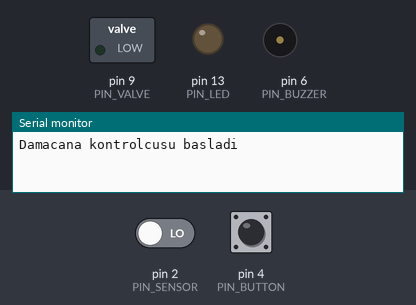
This sketch was run on a simulated Arduino Nano, built with avr-gcc and run on an emulated ATmega328P. Shown: switched loads named in the sketch (green lamp = pin HIGH), output pins drawn as LEDs (lit = HIGH), buzzer (waves = sounding, pin HIGH), the last lines printed to the serial monitor. Inputs (shaded band) come from the test bench; at power-on: pin 2 (PIN_SENSOR) LOW, pin 4 (PIN_BUTTON) HIGH.

Above: at 1.2 s.
1.3 s: pin 2 (PIN_SENSOR) driven HIGH
At 1.36 s:
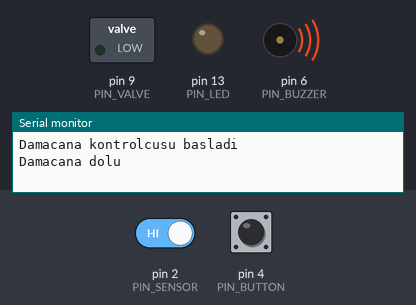
4.3 s: pin 2 (PIN_SENSOR) driven LOW
Timing chart, 0 to 7.3 s (numbered marks = the images above; inputs shaded):
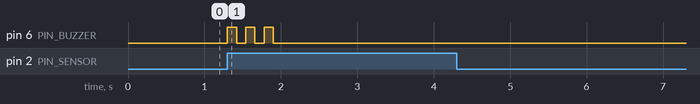

Measured:
- after the input at 1.3 s, pin 6 (PIN_BUZZER): alternates HIGH for 0.12 s and LOW for 0.12 s, 6 changes in all, then stays LOW, starting at once

The sketch:

damacana_kontrol.ino
```cpp
// Damacana aktarma kontrolcüsü — Arduino Nano
// Arıtmanın basınçlı tankındaki suyu belirli aralıklarla 12 V selenoid vanayı açarak
// damacanaya aktarır. XKC-Y25-V sensörü damacana dolunca vanayı anında kapatır.
// Vana 12 V röle modülüyle sürülür. Kartın tek beslemesi 12 V adaptördür (VIN).

const uint8_t PIN_SENSOR = 2;   // XKC-Y25-V sarı kablo (sensör Nano'nun 5V'u ile beslenir)
const uint8_t PIN_BUTTON = 4;   // elle aktarım düğmesi, diğer ucu GND
const uint8_t PIN_BUZZER = 6;   // aktif buzzer: damacana dolunca uyarır (isteğe bağlı)
const uint8_t PIN_VALVE  = 9;   // röle modülü IN girişi
const uint8_t PIN_LED    = 13;  // kart üstü LED: vana açıkken yanar

// --- Ayarlar ---------------------------------------------------------------
const unsigned long INTERVAL_MS   = 6UL * 60 * 60 * 1000;  // aktarım aralığı: 6 saat
const unsigned long OPEN_MS       = 5UL * 60 * 1000;       // vana açık kalma: 5 dk
const unsigned long FIRST_RUN_MS  = 60UL * 1000;           // açılıştan 1 dk sonra ilk aktarım
const unsigned long SWAP_STABLE_MS = 5000;                 // sensör 5 sn boş görürse damacana değişti say
const unsigned long BEEP_EVERY_MS = 10UL * 60 * 1000;      // damacana doluyken 10 dk'da bir uyar
const bool SENSOR_ACTIVE_HIGH = true;  // testte ters çalışırsa false yap
const bool RELAY_ACTIVE_LOW   = false; // röle LOW ile çekiyorsa (çoğu 5 V modül) true yap
const bool BUZZER_ENABLED     = true;
// ---------------------------------------------------------------------------

enum State { WAITING, FILLING, FULL };
State state = WAITING;
unsigned long lastTransfer;   // son aktarımın başladığı an
unsigned long openedAt;
unsigned long lastBeep = 0;
unsigned long emptySince = 0;
uint16_t transfers = 0;

bool bottleFull() {
  bool high = digitalRead(PIN_SENSOR) == HIGH;
  return SENSOR_ACTIVE_HIGH ? high : !high;
}

void setValve(bool open) {
  digitalWrite(PIN_VALVE, open != RELAY_ACTIVE_LOW ? HIGH : LOW);
  digitalWrite(PIN_LED, open ? HIGH : LOW);
}

// Üç kısa bip: "damacana dolu, değiştir"
void beep() {
  if (!BUZZER_ENABLED) return;
  for (uint8_t i = 0; i < 3; i++) {
    digitalWrite(PIN_BUZZER, HIGH);
    delay(120);
    digitalWrite(PIN_BUZZER, LOW);
    delay(120);
  }
}

// Düğmeye basıldığı anı bir kez bildirir (50 ms parazit filtresi)
bool buttonPressed() {
  static bool last = HIGH;
  static unsigned long changedAt = 0;
  bool now = digitalRead(PIN_BUTTON);
  if (now != last && millis() - changedAt > 50) {
    changedAt = millis();
    last = now;
    return now == LOW;
  }
  return false;
}

void startFilling(const char* why) {
  lastTransfer = millis();
  if (bottleFull()) {
    Serial.println(F("Damacana dolu, aktarim atlandi"));
    state = FULL;
    return;
  }
  setValve(true);
  openedAt = millis();
  state = FILLING;
  transfers++;
  Serial.print(F("Vana acildi ("));
  Serial.print(why);
  Serial.print(F("), aktarim #"));
  Serial.println(transfers);
}

void stopFilling(const char* why) {
  setValve(false);
  state = bottleFull() ? FULL : WAITING;
  Serial.print(F("Vana kapandi: "));
  Serial.println(why);
}

void setup() {
  setValve(false);                 // pini çıkış yapmadan önce kapalı seviyeye ayarla
  pinMode(PIN_VALVE, OUTPUT);      // böylece açılışta röle bir an bile çekmez
  pinMode(PIN_SENSOR, INPUT);
  pinMode(PIN_BUTTON, INPUT_PULLUP);
  pinMode(PIN_BUZZER, OUTPUT);
  pinMode(PIN_LED, OUTPUT);
  Serial.begin(9600);
  lastTransfer = millis() - INTERVAL_MS + FIRST_RUN_MS;  // ilk aktarım 1 dk sonra
  Serial.println(F("Damacana kontrolcusu basladi"));
}

void loop() {
  unsigned long now = millis();
  bool full = bottleFull();
  bool pressed = buttonPressed();

  switch (state) {
    case WAITING:
      if (full) {
        state = FULL;
        Serial.println(F("Damacana dolu"));
      } else if (pressed) {
        startFilling("dugme");
      } else if (now - lastTransfer >= INTERVAL_MS) {
        startFilling("zamanlayici");
      }
      break;

    case FILLING:
      if (full)                          stopFilling("damacana doldu");
      else if (now - openedAt >= OPEN_MS) stopFilling("sure bitti");
      else if (pressed)                  stopFilling("dugme");
      break;

    case FULL:
      if (full) {
        emptySince = 0;
        if (lastBeep == 0 || now - lastBeep >= BEEP_EVERY_MS) {
          lastBeep = now;
          beep();
        }
      } else {
        if (emptySince == 0) emptySince = now;
        if (now - emptySince >= SWAP_STABLE_MS) {
          emptySince = 0;
          state = WAITING;
          lastTransfer = now - INTERVAL_MS + FIRST_RUN_MS;
          Serial.println(F("Yeni damacana algilandi, 1 dk sonra aktarim"));
        }
      }
      break;
  }
}
```
